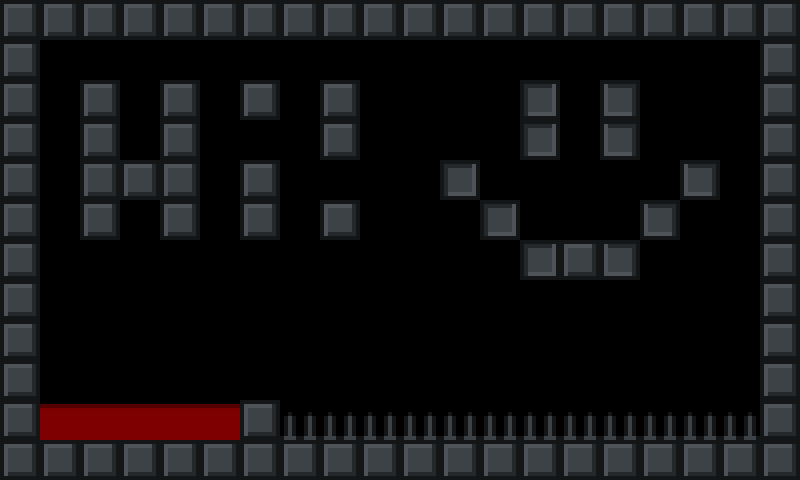

A level layout from a 2D game, rendered from its tile map. Below: a short description, then the map file with tile-grid data replaced by summaries:
An orthogonal 20x12 tile map with 40x40 px tiles, 1 tile layer (Tiles) and 2 objects (Point, Box).

<map version="1.0" orientation="orthogonal" width="20" height="12" tilewidth="40" tileheight="40">
 <tileset firstgid="1" name="Tiles" tilewidth="40" tileheight="40" spacing="4">
  <image source="Tiles.png" width="128" height="40" />
 </tileset>
 <layer name="Tiles" width="20" height="12">
  <data>[240 cells, 104 non-empty, 3 distinct tile ids]</data>
 </layer>
 <objectgroup name="Objects" width="20" height="12">
  <object name="Point" x="613" y="354" />
  <object name="Box" x="336" y="261" width="120" height="120">
   <properties>
    <property name="B" value="203" />
    <property name="G" value="192" />
    <property name="R" value="255" />
   </properties>
  </object>
 </objectgroup>
</map>